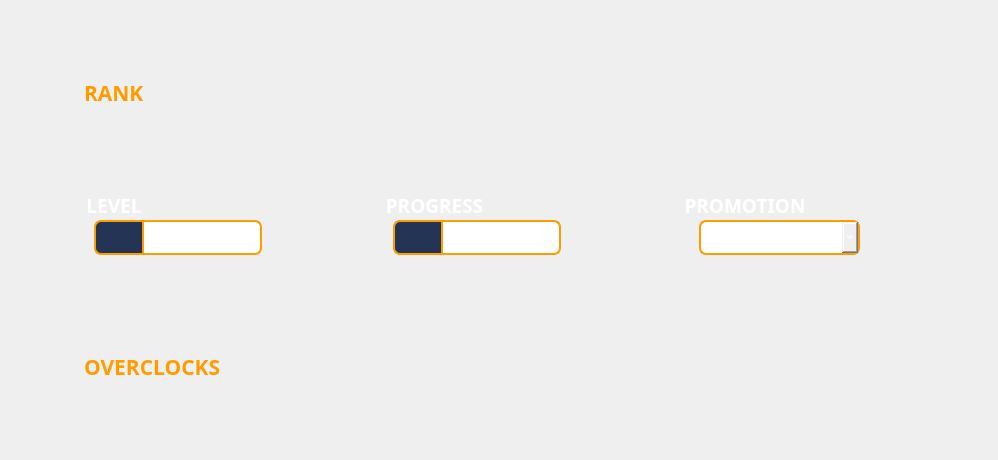
      <widget class="QWidget" name="engineer_contents">
       <property name="geometry">
        <rect>
         <x>0</x>
         <y>0</y>
         <width>998</width>
         <height>460</height>
        </rect>
       </property>
       <layout class="QGridLayout" name="engineer_layout">
        <property name="leftMargin">
         <number>25</number>
        </property>
        <property name="rightMargin">
         <number>25</number>
        </property>
        <property name="horizontalSpacing">
         <number>10</number>
        </property>
        <property name="verticalSpacing">
         <number>15</number>
        </property>
        <item row="1" column="2">
         <widget class="QGroupBox" name="groupBox_21">
          <property name="sizePolicy">
           <sizepolicy hsizetype="Fixed" vsizetype="Fixed">
            <horstretch>1</horstretch>
            <verstretch>0</verstretch>
           </sizepolicy>
          </property>
          <property name="minimumSize">
           <size>
            <width>230</width>
            <height>80</height>
           </size>
          </property>
          <property name="font">
           <font>
            <family>Segoe UI Black</family>
            <pointsize>14</pointsize>
            <weight>75</weight>
            <bold>true</bold>
           </font>
          </property>
          <property name="styleSheet">
           <string notr="true">color: rgb(255, 255, 255);
border: 0px</string>
          </property>
          <property name="title">
           <string>PROMOTION</string>
          </property>
          <widget class="QComboBox" name="engineer_promotion">
           <property name="geometry">
            <rect>
             <x>17</x>
             <y>30</y>
             <width>161</width>
             <height>35</height>
            </rect>
           </property>
           <property name="styleSheet">
            <string notr="true">color: rgb(255, 255, 255);
font: 75 10pt &quot;Consolas&quot;;
border-color: rgb(255, 156, 0);
border: 2px solid rgb(255, 156, 0);
border-top-left-radius :7px;
border-top-right-radius : 7px;                  
border-bottom-left-radius : 7px;
border-bottom-right-radius : 7px</string>
           </property>
           <item>
            <property name="text">
             <string>NONE</string>
            </property>
            <property name="icon">
             <iconset resource="../res/icons.qrc">
              <normaloff>:/promote/Icon_Promotion_StarGold.png</normaloff>:/promote/Icon_Promotion_StarGold.png</iconset>
            </property>
           </item>
           <item>
            <property name="text">
             <string>BRONZE I</string>
            </property>
            <property name="icon">
             <iconset resource="../res/icons.qrc">
              <normaloff>:/promote/600px-Promotion_Tier1_Bronze_Lvl1.png</normaloff>:/promote/600px-Promotion_Tier1_Bronze_Lvl1.png</iconset>
            </property>
           </item>
           <item>
            <property name="text">
             <string>BRONZE II</string>
            </property>
            <property name="icon">
             <iconset resource="../res/icons.qrc">
              <normaloff>:/promote/600px-Promotion_Tier1_Bronze_Lvl2.png</normaloff>:/promote/600px-Promotion_Tier1_Bronze_Lvl2.png</iconset>
            </property>
           </item>
           <item>
            <property name="text">
             <string>BRONZE III</string>
            </property>
            <property name="icon">
             <iconset resource="../res/icons.qrc">
              <normaloff>:/promote/600px-Promotion_Tier1_Bronze_Lvl3.png</normaloff>:/promote/600px-Promotion_Tier1_Bronze_Lvl3.png</iconset>
            </property>
           </item>
           <item>
            <property name="text">
             <string>SILVER I</string>
            </property>
            <property name="icon">
             <iconset resource="../res/icons.qrc">
              <normaloff>:/promote/Promotion_Tier2_Silver_Lvl1.png</normaloff>:/promote/Promotion_Tier2_Silver_Lvl1.png</iconset>
            </property>
           </item>
           <item>
            <property name="text">
             <string>SILVER II</string>
            </property>
            <property name="icon">
             <iconset resource="../res/icons.qrc">
              <normaloff>:/promote/Promotion_Tier2_Silver_Lvl2.png</normaloff>:/promote/Promotion_Tier2_Silver_Lvl2.png</iconset>
            </property>
           </item>
           <item>
            <property name="text">
             <string>SILVER III</string>
            </property>
            <property name="icon">
             <iconset resource="../res/icons.qrc">
              <normaloff>:/promote/Promotion_Tier2_Silver_Lvl3.png</normaloff>:/promote/Promotion_Tier2_Silver_Lvl3.png</iconset>
            </property>
           </item>
           <item>
            <property name="text">
             <string>GOLD I</string>
            </property>
            <property name="icon">
             <iconset resource="../res/icons.qrc">
              <normaloff>:/promote/Promotion_Tier3_Gold_Lvl1.png</normaloff>:/promote/Promotion_Tier3_Gold_Lvl1.png</iconset>
            </property>
           </item>
           <item>
            <property name="text">
             <string>GOLD II</string>
            </property>
            <property name="icon">
             <iconset resource="../res/icons.qrc">
              <normaloff>:/promote/Promotion_Tier3_Gold_Lvl2.png</normaloff>:/promote/Promotion_Tier3_Gold_Lvl2.png</iconset>
            </property>
           </item>
           <item>
            <property name="text">
             <string>GOLD III</string>
            </property>
            <property name="icon">
             <iconset resource="../res/icons.qrc">
              <normaloff>:/promote/Promotion_Tier3_Gold_Lvl3.png</normaloff>:/promote/Promotion_Tier3_Gold_Lvl3.png</iconset>
            </property>
           </item>
           <item>
            <property name="text">
             <string>Platinum I</string>
            </property>
           </item>
           <item>
            <property name="text">
             <string>Platinum II</string>
            </property>
           </item>
           <item>
            <property name="text">
             <string>Platinum III</string>
            </property>
           </item>
           <item>
            <property name="text">
             <string>Diamond I</string>
            </property>
           </item>
           <item>
            <property name="text">
             <string>Diamond II</string>
            </property>
           </item>
           <item>
            <property name="text">
             <string>Diamond III</string>
            </property>
           </item>
           <item>
            <property name="text">
             <string>Legendary I</string>
            </property>
           </item>
           <item>
            <property name="text">
             <string>Legendary II</string>
            </property>
           </item>
           <item>
            <property name="text">
             <string>Legendary III</string>
            </property>
           </item>
          </widget>
         </widget>
        </item>
        <item row="1" column="0">
         <widget class="QGroupBox" name="groupBox_16">
          <property name="sizePolicy">
           <sizepolicy hsizetype="Fixed" vsizetype="Fixed">
            <horstretch>1</horstretch>
            <verstretch>0</verstretch>
           </sizepolicy>
          </property>
          <property name="minimumSize">
           <size>
            <width>230</width>
            <height>80</height>
           </size>
          </property>
          <property name="font">
           <font>
            <family>Segoe UI Black</family>
            <pointsize>14</pointsize>
            <weight>75</weight>
            <bold>true</bold>
           </font>
          </property>
          <property name="styleSheet">
           <string notr="true">color: rgb(255, 255, 255);
border: 0px</string>
          </property>
          <property name="title">
           <string>LEVEL</string>
          </property>
          <widget class="QWidget" name="widget_23" native="true">
           <property name="geometry">
            <rect>
             <x>10</x>
             <y>30</y>
             <width>50</width>
             <height>35</height>
            </rect>
           </property>
           <property name="styleSheet">
            <string notr="true">image:url(:/icons/Class_level_icon.png);
background-color: rgb(36, 52, 84);
border: 2px solid rgb(255, 156, 0);
border-top-left-radius :7px;
border-top-right-radius : 0px;                  
border-bottom-left-radius : 7px;
border-bottom-right-radius : 0px</string>
           </property>
          </widget>
          <widget class="QSpinBox" name="engineer_lvl">
           <property name="geometry">
            <rect>
             <x>58</x>
             <y>30</y>
             <width>120</width>
             <height>35</height>
            </rect>
           </property>
           <property name="font">
            <font>
             <family>Consolas</family>
             <pointsize>10</pointsize>
             <weight>9</weight>
             <italic>false</italic>
             <bold>false</bold>
            </font>
           </property>
           <property name="styleSheet">
            <string notr="true">color: rgb(255, 255, 255);
font: 75 10pt &quot;Consolas&quot;;
border-color: rgb(255, 156, 0);
border: 2px solid rgb(255, 156, 0);
border-top-left-radius :0px;
border-top-right-radius : 7px;                  
border-bottom-left-radius : 0px;
border-bottom-right-radius : 7px</string>
           </property>
           <property name="buttonSymbols">
            <enum>QAbstractSpinBox::NoButtons</enum>
           </property>
           <property name="maximum">
            <number>25</number>
           </property>
          </widget>
         </widget>
        </item>
        <item row="1" column="1">
         <widget class="QGroupBox" name="groupBox_19">
          <property name="sizePolicy">
           <sizepolicy hsizetype="Fixed" vsizetype="Fixed">
            <horstretch>1</horstretch>
            <verstretch>0</verstretch>
           </sizepolicy>
          </property>
          <property name="minimumSize">
           <size>
            <width>230</width>
            <height>80</height>
           </size>
          </property>
          <property name="font">
           <font>
            <family>Segoe UI Black</family>
            <pointsize>14</pointsize>
            <weight>75</weight>
            <bold>true</bold>
           </font>
          </property>
          <property name="styleSheet">
           <string notr="true">color: rgb(255, 255, 255);
border: 0px</string>
          </property>
          <property name="title">
           <string>PROGRESS</string>
          </property>
          <widget class="QWidget" name="widget_24" native="true">
           <property name="geometry">
            <rect>
             <x>10</x>
             <y>30</y>
             <width>50</width>
             <height>35</height>
            </rect>
           </property>
           <property name="styleSheet">
            <string notr="true">image:url(:/icons/Xp_icon.png);
background-color: rgb(36, 52, 84);
border: 2px solid rgb(255, 156, 0);
border-top-left-radius :7px;
border-top-right-radius : 0px;                  
border-bottom-left-radius : 7px;
border-bottom-right-radius : 0px</string>
           </property>
          </widget>
          <widget class="QSpinBox" name="engineer_xp">
           <property name="geometry">
            <rect>
             <x>58</x>
             <y>30</y>
             <width>120</width>
             <height>35</height>
            </rect>
           </property>
           <property name="font">
            <font>
             <family>Consolas</family>
             <pointsize>10</pointsize>
             <weight>9</weight>
             <italic>false</italic>
             <bold>false</bold>
            </font>
           </property>
           <property name="styleSheet">
            <string notr="true">color: rgb(255, 255, 255);
font: 75 10pt &quot;Consolas&quot;;
border-color: rgb(255, 156, 0);
border: 2px solid rgb(255, 156, 0);
border-top-left-radius :0px;
border-top-right-radius : 7px;                  
border-bottom-left-radius : 0px;
border-bottom-right-radius : 7px</string>
           </property>
           <property name="buttonSymbols">
            <enum>QAbstractSpinBox::NoButtons</enum>
           </property>
           <property name="maximum">
            <number>99999</number>
           </property>
          </widget>
         </widget>
        </item>
        <item row="2" column="0">
         <widget class="QLabel" name="label_7">
          <property name="sizePolicy">
           <sizepolicy hsizetype="Fixed" vsizetype="Fixed">
            <horstretch>0</horstretch>
            <verstretch>0</verstretch>
           </sizepolicy>
          </property>
          <property name="minimumSize">
           <size>
            <width>0</width>
            <height>36</height>
           </size>
          </property>
          <property name="font">
           <font>
            <family>Segoe UI Black</family>
            <pointsize>16</pointsize>
            <weight>75</weight>
            <bold>true</bold>
           </font>
          </property>
          <property name="styleSheet">
           <string notr="true">color: rgb(255, 156, 0);</string>
          </property>
          <property name="text">
           <string>OVERCLOCKS</string>
          </property>
         </widget>
        </item>
        <item row="0" column="0">
         <widget class="QLabel" name="label_6">
          <property name="sizePolicy">
           <sizepolicy hsizetype="Fixed" vsizetype="Fixed">
            <horstretch>0</horstretch>
            <verstretch>0</verstretch>
           </sizepolicy>
          </property>
          <property name="minimumSize">
           <size>
            <width>0</width>
            <height>36</height>
           </size>
          </property>
          <property name="font">
           <font>
            <family>Segoe UI Black</family>
            <pointsize>16</pointsize>
            <weight>75</weight>
            <bold>true</bold>
           </font>
          </property>
          <property name="styleSheet">
           <string notr="true">color: rgb(255, 156, 0);</string>
          </property>
          <property name="text">
           <string>RANK</string>
          </property>
         </widget>
        </item>
        <item row="2" column="1">
         <widget class="QLabel" name="label_16">
          <property name="sizePolicy">
           <sizepolicy hsizetype="Fixed" vsizetype="Fixed">
            <horstretch>0</horstretch>
            <verstretch>0</verstretch>
           </sizepolicy>
          </property>
          <property name="minimumSize">
           <size>
            <width>0</width>
            <height>36</height>
           </size>
          </property>
          <property name="font">
           <font>
            <family>Segoe UI Black</family>
            <pointsize>16</pointsize>
            <weight>75</weight>
            <bold>true</bold>
           </font>
          </property>
          <property name="styleSheet">
           <string notr="true">color: rgb(255, 156, 0);</string>
          </property>
          <property name="text">
           <string/>
          </property>
         </widget>
        </item>
        <item row="2" column="2">
         <widget class="QLabel" name="label_17">
          <property name="sizePolicy">
           <sizepolicy hsizetype="Fixed" vsizetype="Fixed">
            <horstretch>0</horstretch>
            <verstretch>0</verstretch>
           </sizepolicy>
          </property>
          <property name="minimumSize">
           <size>
            <width>0</width>
            <height>36</height>
           </size>
          </property>
          <property name="font">
           <font>
            <family>Segoe UI Black</family>
            <pointsize>16</pointsize>
            <weight>75</weight>
            <bold>true</bold>
           </font>
          </property>
          <property name="styleSheet">
           <string notr="true">color: rgb(255, 156, 0);</string>
          </property>
          <property name="text">
           <string/>
          </property>
         </widget>
        </item>
       </layout>
      </widget>
